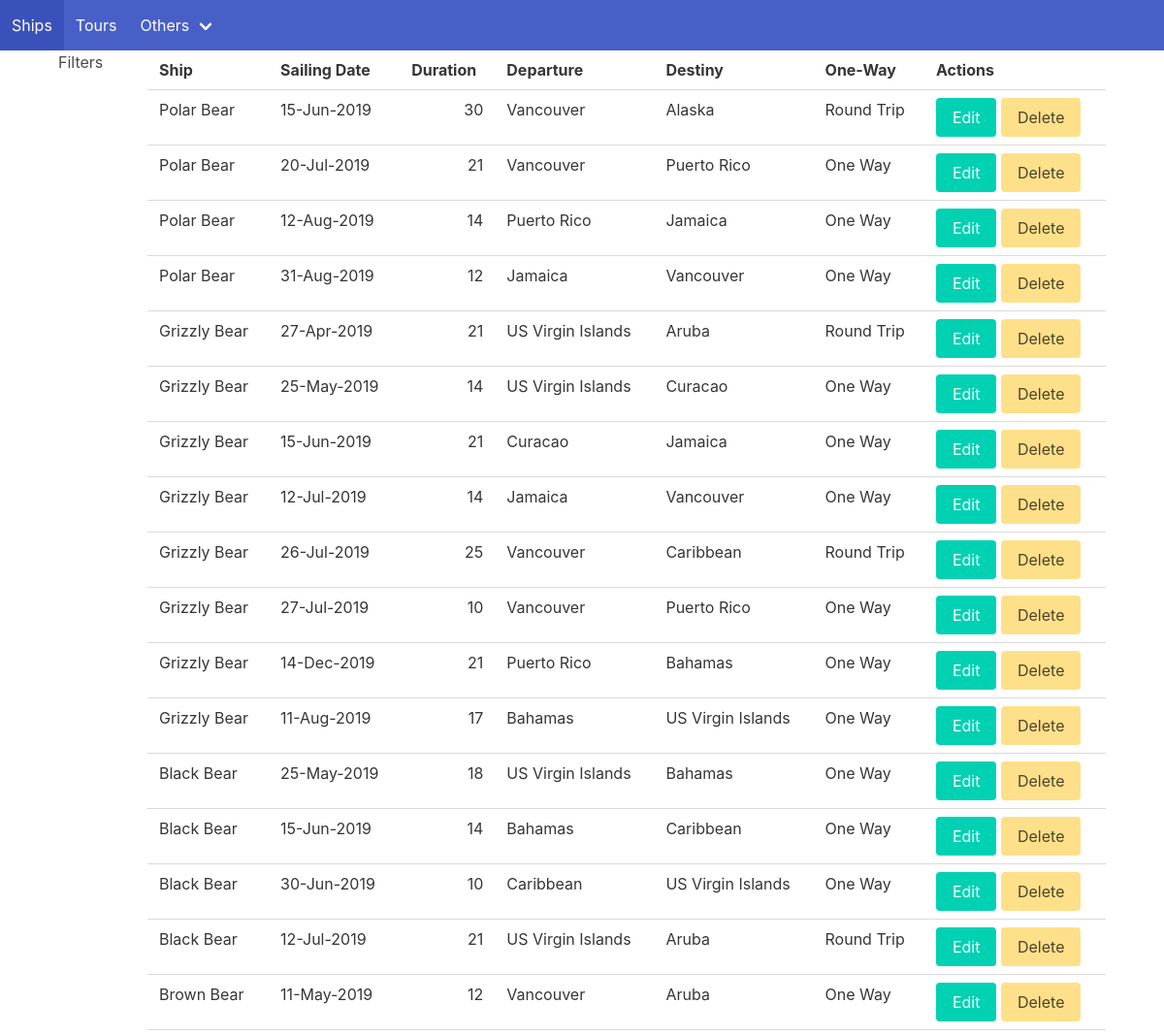
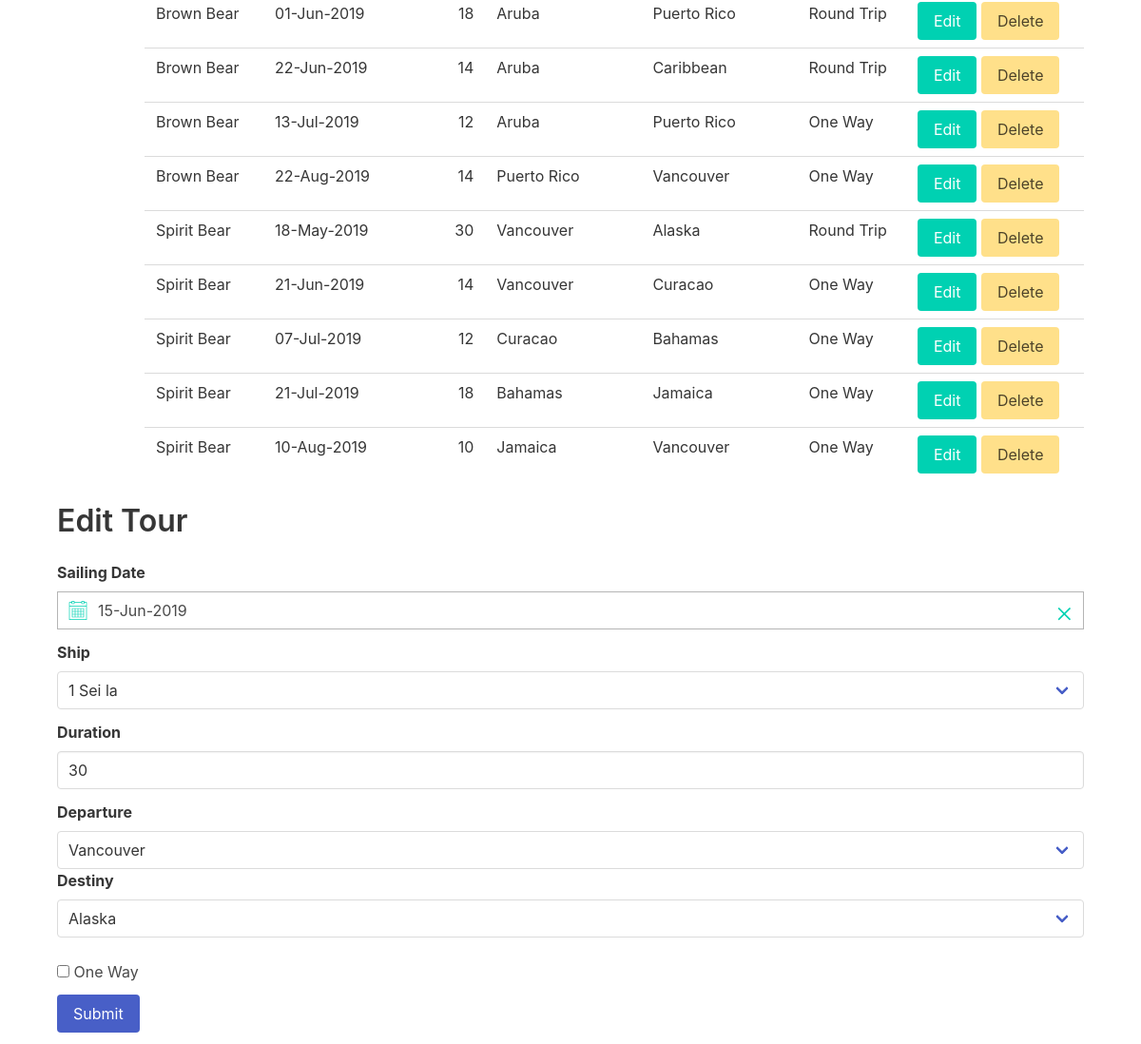
/index.php?id=1&a=e, run on the app's committed database (2 pictures, top to bottom).
### tables this page shows
CREATE TABLE IF NOT EXISTS tours (
  id int NOT NULL AUTO_INCREMENT,
  sailing_date date DEFAULT NULL,
  duration int NOT NULL,
  ship int NOT NULL,
  from_city int NOT NULL,
  to_city int NOT NULL,
  oneway int(1) not null,
  PRIMARY KEY (id),
  FOREIGN KEY (from_city) REFERENCES cities.id,
  FOREIGN KEY (to_city) REFERENCES cities.id,
  FOREIGN KEY (ship) REFERENCES ships(id));

CREATE TABLE IF NOT EXISTS ships (
  id int NOT NULL AUTO_INCREMENT,
  name varchar(45) NOT NULL,
  yearservice int(5) NOT NULL,
  active boolean not null default 1,
  PRIMARY KEY (id));

CREATE TABLE IF NOT EXISTS cities (
  id int NOT NULL AUTO_INCREMENT,
  name varchar(50) NOT NULL,
  active boolean not null default 1,
  PRIMARY KEY (id));

### index.php (called while the page is built, shortened)
<?php
require_once('inc/Entities/Tour.class.php');
require_once('inc/Entities/City.class.php');
require_once('inc/utilities/PageIndex.class.php');
require_once('inc/utilities/CitiesMapper.class.php');
require_once('inc/utilities/PDOAgent.class.php');
$errors = array();
$tour = new Tour();
PageIndex::header();
if($_SERVER['REQUEST_METHOD'] =='POST' && isset($_POST['id'])) {
    Validation::validateTour($errors, $tour);
    if(empty($errors)) {
        if($_POST['id']==0) {
            $id = ToursMapper::addTour($tour);
            PageIndex::showMessages('Tour '.$id.' added.');
        } else {
            $num = ToursMapper::editTour($tour);
            PageIndex::showMessages($num.' tours were edited.');
        }
    }
    $tour = new Tour();
} else {
    if(isset($_GET['a']) && isset($_GET['id'])) {
        switch ($_GET['a']) {
            case 'e':
                $tour = ToursMapper::getTour($_GET['id']);
                break;
        }
    }
}
$tours = ToursMapper::getTours();
PageIndex::showTours($tours);
PageIndex::FormTour($tour);
PageIndex::footer();
?>

### inc/utilities/PDOAgent.class.php (called while the page is built, shortened)
<?php
class PDOAgent    {
    private $host = DB_HOST;
    private $user = DB_USER;
    private $pass = DB_PASS;
    private $dbname = DB_NAME;
    private $className;
    private $pdo;
    private $stmt;
    public function __construct(String $className)    {
        $this->className = $className;
        $dsn = 'mysql:host=' . $this->host . ';dbname=' . $this->dbname;
        $options = array(
            PDO::ATTR_PERSISTENT => true,
            PDO::ATTR_ERRMODE => PDO::ERRMODE_EXCEPTION
            );
        try {
            $this->pdo = new PDO($dsn, $this->user, $this->pass, $options);
        } catch (PDOException $e) {
            $this->error = $e->getMessage();
        }
    }
    public function query(string $query) {
            $this->stmt = $this->pdo->prepare($query);
    }
    public function bind(string $param,string $value, $type = null)  {
        if (is_null($type)) {
            switch (true) {
                default:
                $type = PDO::PARAM_STR;
            }
        }
        $this->stmt->bindValue($param, $value, $type);
    }
    public function execute($data = null)   {
        if (is_null($data)) {
            return $this->stmt->execute();
        } else {
            return $this->stmt->execute($data);
        }
    }
    public function resultSet(){
        $this->execute();
        return $this->stmt->fetchAll(PDO::FETCH_CLASS, $this->className);
    }
    public function singleResult(){
        $this->execute();
        $this->stmt->setFetchMode(PDO::FETCH_CLASS, $this->className);
        return $this->stmt->fetch(PDO::FETCH_CLASS);
    }
}
?>

### inc/utilities/ToursMapper.class.php (called while the page is built, shortened)
<?php
class ToursMapper {
    static $db;
    static function initialize() {
        self::$db = new PDOAgent('Tour');
    }
    static function getTours() : Array{
        self::$db->query('select t.id,t.sailing_date,t.ship,t.duration,t.from_city,t.to_city,
                t.oneway, c.name as to_city_name, ci.name as from_city_name, s.name as ship_name
            from tours t
            inner join cities c on c.id = t.to_city
            inner join cities ci on ci.id = t.from_city
            inner join ships s on s.id = t.ship ;');
        self::$db->execute();
        return self::$db->resultSet();
    }
    static function getTour(int $id) :Tour {
        self::$db->query('select id,sailing_date,duration,ship,from_city,to_city,oneway from tours
            where id = :id limit 1;');
        self::$db->bind(':id', $id);
        self::$db->execute();
        return self::$db->singleResult();
    }
}
?>

### inc/entities/Tour.class.php (called while the page is built, shortened)
<?php
class Tour {
    private $id = 0;
    private $sailing_date = null;
    private $duration = 0;
    private $oneway =
     0;
    private $to_city_name;
    private $from_city_name;
    private $ship_name;
    public function getId() : int {
        return $this->id;
    }
    public function getFormatedSailingDate() : String {
        $date = @DateTime::createFromFormat("Y-m-d", $this->sailing_date );
        if($date) {
            return $date->format('d-M-Y');
        } else {
            return 'Unavailable';
        }
    }
    public function getDuration() : int {
        return $this->duration;
    }
    public function getOneway() : int {
        return $this->oneway;
    }
    public function getToCityName() : String {
        return $this->to_city_name;
    }
    public function getFromCityName() : String {
        return $this->from_city_name;
    }
    public function getShipName() : String {
        return $this->ship_name;
    }
}
?>

### inc/utilities/CitiesMapper.class.php (called while the page is built, shortened)
<?php
class CitiesMapper {
    static private $db;
    public static function initialize() {
        self::$db = new PDOAgent('City');
    }
    public static function getCities() : Array {
        self::$db->query('select id, name from cities where active = 1 order by name;');
        self::$db->execute();
        return self::$db->resultSet();
    }
}
?>

### inc/entities/City.class.php (called while the page is built, shortened)
<?php
class City {
    private $id = 0;
    private $name = "";
    public function getId() : int {
        return $this->id;
    }
    public function getName() : String {
        return $this->name;
    }
}
?>

### inc/utilities/PageIndex.class.php (the view, shortened to what this page needs)
<?php
class PageIndex {
  static function header() {
  ?>
      <!DOCTYPE html>
      <html lang="en">
        <head>
          <link rel="stylesheet" href="https://cdnjs.cloudflare.com/ajax/libs/bulma/0.7.4/css/bulma.min.css">
          <link rel="stylesheet" href="css/bulma-calendar.min.css">
        </head>
          <body>
            <nav class="navbar is-link" role="navigation" aria-label="main navigation">
                <div id="navbarBasic" class="navbar-menu">
                  <div class="navbar-start">
                    <a class="navbar-item" href="ships.php">Ships</a>
                    <a class="navbar-item" href="index.php">Tours</a>
                    <div class="navbar-item has-dropdown is-hoverable">
                      <a class="navbar-link">Others</a>
                    </div>
                  </div>
                </div>
              </nav>
              <div id="container" style="margin:auto;width:90%;">
    <?php
    }
  static function showTours($tours) {
    if(!empty($tours)) {
      echo '
      <div class="columns">
        <div class="column">Filters</div>
        <div class="column is-11">';
        echo '<table class="table" style="width:100%;">
        <tr>
          <th>Ship</th>
          <th>Sailing Date</th>
          <th>Duration</th>
          <th>Departure</th>
          <th>Destiny</th>
          <th>One-Way</th>
          <th>Actions</th>
        </tr>';
foreach($tours as $tour) {
  echo '<tr>
      <td>'.$tour->getShipName().'</td>
      <td>'.$tour->getFormatedSailingDate().'</td>
      <td style="text-align:right;">'.$tour->getDuration().'</td>
      <td>'.$tour->getFromCityName().'</td>
      <td>'.$tour->getToCityName().'</td>
      <td>'.($tour->getOneway()==1?'One Way':'Round Trip').'</td>
      <td>
        <a href="'.$_SERVER['PHP_SELF'].'?id='.$tour->getId().'&a=e" class="button is-primary">Edit</a>
        <a href="'.$_SERVER['PHP_SELF'].'?id='.$tour->getId().'&a=d" class="button is-warning">Delete</a>
      </td>
    </tr>';
}
echo '</table>';
      echo '</div>
      </div>';
    }
  }
  static function FormTour($tour) {
    $cities = CitiesMapper::getCities();
    if($tour->getId()==0) {
      echo '<h3 class="title is-3">Add Tour</h3>';
    } else {
      echo '<h3 class="title is-3">Edit Tour</h3>';
    }
  ?>
    <form action="<?php echo $_SERVER['PHP_SELF']; ?>" METHOD="POST">
    <div class="field">
      <label class="label">Sailing Date</label>
      <div class="control">
      </div>
    </div>
    <div class="field">
      <label class="label">Ship</label>
      <div class="select is-fullwidth">
        <select name="ship" id="ship">
          <option value="1">1 Sei la</option>
        </select>
    </div>
    </div>
    <div class="field">
      <label class="label">Duration</label>
      <div class="control">
        <input class="input" type="number" name="duration" id="duration" value="<?php echo $tour->getDuration(); ?>" />
      </div>
    </div>
    <div class="field">
      <label class="label">Departure</label>
      <div class="select is-fullwidth">
        <select name="departure" id="departure">
          <?php
            if(!empty($cities)) {
              foreach($cities as $city) {
                echo '<option value="'.$city->getId().'">'.$city->getName().'</option>';
              }
            }
            ?>
        </select>
    </div>
    <div class="field">
      <label class="label">Destiny</label>
      <div class="select is-fullwidth">
        <select name="destiny" id="destiny">
          <?php
          if(!empty($cities)) {
            foreach($cities as $city) {
              echo '<option value="'.$city->getId().'">'.$city->getName().'</option>';
            }
          }
          ?>
        </select>
    </div>
    <div class="field">&nbsp;
      <div class="control">
        <label class="checkbox">
          <input type="checkbox" name="oneway" id="oneway"> One Way
        </label>
      </div>
    </div>
    <div class="field is-grouped">
      <div class="control">
        <button class="button is-link" type="submit">Submit</button>
      </div>
    </div>
    </form>
  <?php
  }
    ?>
  <?php
  static function footer() {
    ?>
        </div>
      </body>
    </html>
  <?php
  }
}
?>

### data on the page
tours: ship.name "Polar Bear", sailing_date "15-Jun-2019", duration "30", cities.name "Vancouver", cities.name "Alaska", oneway "Round Trip"
tours: ship.name "Polar Bear", sailing_date "20-Jul-2019", duration "21", cities.name "Vancouver", cities.name "Puerto Rico", oneway "One Way"
tours: ship.name "Polar Bear", sailing_date "12-Aug-2019", duration "14", cities.name "Puerto Rico", cities.name "Jamaica", oneway "One Way"
tours: ship.name "Polar Bear", sailing_date "31-Aug-2019", duration "12", cities.name "Jamaica", cities.name "Vancouver", oneway "One Way"
tours: ship.name "Grizzly Bear", sailing_date "27-Apr-2019", duration "21", cities.name "US Virgin Islands", cities.name "Aruba", oneway "Round Trip"
tours: ship.name "Grizzly Bear", sailing_date "25-May-2019", duration "14", cities.name "US Virgin Islands", cities.name "Curacao", oneway "One Way"
tours: ship.name "Grizzly Bear", sailing_date "15-Jun-2019", duration "21", cities.name "Curacao", cities.name "Jamaica", oneway "One Way"
tours: ship.name "Grizzly Bear", sailing_date "12-Jul-2019", duration "14", cities.name "Jamaica", cities.name "Vancouver", oneway "One Way"
tours: ship.name "Grizzly Bear", sailing_date "26-Jul-2019", duration "25", cities.name "Vancouver", cities.name "Caribbean", oneway "Round Trip"
tours: ship.name "Grizzly Bear", sailing_date "27-Jul-2019", duration "10", cities.name "Vancouver", cities.name "Puerto Rico", oneway "One Way"
tours: ship.name "Grizzly Bear", sailing_date "14-Dec-2019", duration "21", cities.name "Puerto Rico", cities.name "Bahamas", oneway "One Way"
tours: ship.name "Grizzly Bear", sailing_date "11-Aug-2019", duration "17", cities.name "Bahamas", cities.name "US Virgin Islands", oneway "One Way"
tours: ship.name "Black Bear", sailing_date "25-May-2019", duration "18", cities.name "US Virgin Islands", cities.name "Bahamas", oneway "One Way"
tours: ship.name "Black Bear", sailing_date "15-Jun-2019", duration "14", cities.name "Bahamas", cities.name "Caribbean", oneway "One Way"
tours: ship.name "Black Bear", sailing_date "30-Jun-2019", duration "10", cities.name "Caribbean", cities.name "US Virgin Islands", oneway "One Way"
tours: ship.name "Black Bear", sailing_date "12-Jul-2019", duration "21", cities.name "US Virgin Islands", cities.name "Aruba", oneway "Round Trip"
tours: ship.name "Brown Bear", sailing_date "11-May-2019", duration "12", cities.name "Vancouver", cities.name "Aruba", oneway "One Way"
tours: ship.name "Brown Bear", sailing_date "01-Jun-2019", duration "18", cities.name "Aruba", cities.name "Puerto Rico", oneway "Round Trip"
tours: ship.name "Brown Bear", sailing_date "22-Jun-2019", duration "14", cities.name "Aruba", cities.name "Caribbean", oneway "Round Trip"
tours: ship.name "Brown Bear", sailing_date "13-Jul-2019", duration "12", cities.name "Aruba", cities.name "Puerto Rico", oneway "One Way"
tours: ship.name "Brown Bear", sailing_date "22-Aug-2019", duration "14", cities.name "Puerto Rico", cities.name "Vancouver", oneway "One Way"
tours: ship.name "Spirit Bear", sailing_date "18-May-2019", duration "30", cities.name "Vancouver", cities.name "Alaska", oneway "Round Trip"
tours: ship.name "Spirit Bear", sailing_date "21-Jun-2019", duration "14", cities.name "Vancouver", cities.name "Curacao", oneway "One Way"
tours: ship.name "Spirit Bear", sailing_date "07-Jul-2019", duration "12", cities.name "Curacao", cities.name "Bahamas", oneway "One Way"
tours: ship.name "Spirit Bear", sailing_date "21-Jul-2019", duration "18", cities.name "Bahamas", cities.name "Jamaica", oneway "One Way"
tours: ship.name "Spirit Bear", sailing_date "10-Aug-2019", duration "10", cities.name "Jamaica", cities.name "Vancouver", oneway "One Way"

### other printed values
form field departure "Vancouver"
form field destiny "Alaska"
